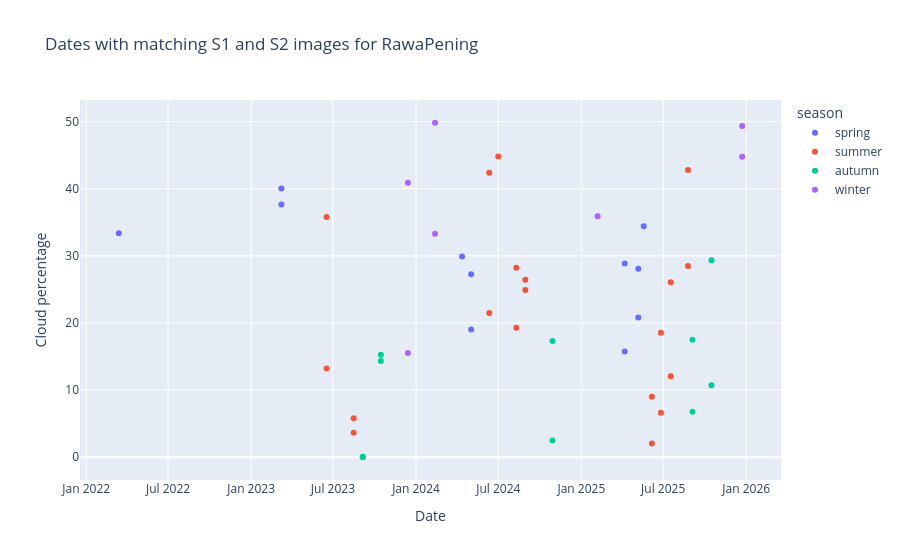

Notebook source saved alongside this figure:
### Code cell
fig = plot_dates(location = "RawaPening", project_root= PROJECT_ROOT, start_year= 2022, end_year=2025)
fig.show()

### Figure 1 — Plotly figure (JSON) as saved in the notebook; plotly's stock layout.template omitted (floating-point values rounded to 4 significant figures)
{"data": [{"customdata": [["spring"], ["spring"], ["spring"], ["spring"], ["spring"], ["spring"], ["spring"], ["spring"], ["spring"], ["spring"], ["spring"]], "hovertemplate": "season=%{customdata[0]}<br>date=%{x|%Y-%m-%d}<br>cloud_perc=%{y}<extra></extra>", "legendgroup": "spring", "marker": {"color": "#636efa", "symbol": "circle"}, "mode": "markers", "name": "spring", "orientation": "v", "showlegend": true, "type": "scatter", "x": ["2022-03-14T00:00:00.000000000", "2023-03-09T00:00:00.000000000", "2023-03-09T00:00:00.000000000", "2024-04-12T00:00:00.000000000", "2024-05-02T00:00:00.000000000", "2024-05-02T00:00:00.000000000", "2025-04-07T00:00:00.000000000", "2025-04-07T00:00:00.000000000", "2025-05-07T00:00:00.000000000", "2025-05-07T00:00:00.000000000", "2025-05-19T00:00:00.000000000"], "xaxis": "x", "y": [33.36, 40.04, 37.66, 29.93, 27.26, 19.04, 15.77, 28.89, 28.11, 20.84, 34.43], "yaxis": "y"}, {"customdata": [["summer"], ["summer"], ["summer"], ["summer"], ["summer"], ["summer"], ["summer"], ["summer"], ["summer"], ["summer"], ["summer"], ["summer"], ["summer"], ["summer"], ["summer"], ["summer"], ["summer"], ["summer"], ["summer"]], "hovertemplate": "season=%{customdata[0]}<br>date=%{x|%Y-%m-%d}<br>cloud_perc=%{y}<extra></extra>", "legendgroup": "summer", "marker": {"color": "#EF553B", "symbol": "circle"}, "mode": "markers", "name": "summer", "orientation": "v", "showlegend": true, "type": "scatter", "x": ["2023-06-17T00:00:00.000000000", "2023-06-17T00:00:00.000000000", "2023-08-16T00:00:00.000000000", "2023-08-16T00:00:00.000000000", "2024-06-11T00:00:00.000000000", "2024-06-11T00:00:00.000000000", "2024-07-01T00:00:00.000000000", "2024-08-10T00:00:00.000000000", "2024-08-10T00:00:00.000000000", "2024-08-30T00:00:00.000000000", "2024-08-30T00:00:00.000000000", "2025-06-06T00:00:00.000000000", "2025-06-06T00:00:00.000000000", "2025-06-26T00:00:00.000000000", "2025-06-26T00:00:00.000000000", "2025-07-18T00:00:00.000000000", "2025-07-18T00:00:00.000000000", "2025-08-25T00:00:00.000000000", "2025-08-25T00:00:00.000000000"], "xaxis": "x", "y": [35.79, 13.23, 3.638, 5.802, 21.51, 42.38, 44.83, 19.29, 28.25, 24.91, 26.46, 2.038, 9.019, 18.55, 6.632, 26.07, 12.08, 42.78, 28.49], "yaxis": "y"}, {"customdata": [["autumn"], ["autumn"], ["autumn"], ["autumn"], ["autumn"], ["autumn"], ["autumn"], ["autumn"], ["autumn"], ["autumn"]], "hovertemplate": "season=%{customdata[0]}<br>date=%{x|%Y-%m-%d}<br>cloud_perc=%{y}<extra></extra>", "legendgroup": "autumn", "marker": {"color": "#00cc96", "symbol": "circle"}, "mode": "markers", "name": "autumn", "orientation": "v", "showlegend": true, "type": "scatter", "x": ["2023-09-05T00:00:00.000000000", "2023-09-05T00:00:00.000000000", "2023-10-15T00:00:00.000000000", "2023-10-15T00:00:00.000000000", "2024-10-29T00:00:00.000000000", "2024-10-29T00:00:00.000000000", "2025-09-04T00:00:00.000000000", "2025-09-04T00:00:00.000000000", "2025-10-16T00:00:00.000000000", "2025-10-16T00:00:00.000000000"], "xaxis": "x", "y": [0.07163, 0.0009, 14.36, 15.29, 17.33, 2.49, 17.51, 6.777, 29.35, 10.72], "yaxis": "y"}, {"customdata": [["winter"], ["winter"], ["winter"], ["winter"], ["winter"], ["winter"], ["winter"]], "hovertemplate": "season=%{customdata[0]}<br>date=%{x|%Y-%m-%d}<br>cloud_perc=%{y}<extra></extra>", "legendgroup": "winter", "marker": {"color": "#ab63fa", "symbol": "circle"}, "mode": "markers", "name": "winter", "orientation": "v", "showlegend": true, "type": "scatter", "x": ["2023-12-14T00:00:00.000000000", "2023-12-14T00:00:00.000000000", "2024-02-12T00:00:00.000000000", "2024-02-12T00:00:00.000000000", "2025-02-06T00:00:00.000000000", "2025-12-23T00:00:00.000000000", "2025-12-23T00:00:00.000000000"], "xaxis": "x", "y": [40.89, 15.55, 33.3, 49.84, 35.9, 49.36, 44.77], "yaxis": "y"}], "layout": {"height": 560, "legend": {"title": {"text": "season"}, "tracegroupgap": 0}, "title": {"text": "Dates with matching S1 and S2 images for RawaPening"}, "width": 900, "xaxis": {"anchor": "y", "domain": [0, 1], "title": {"text": "Date"}}, "yaxis": {"anchor": "x", "domain": [0, 1], "title": {"text": "Cloud percentage"}}}}
